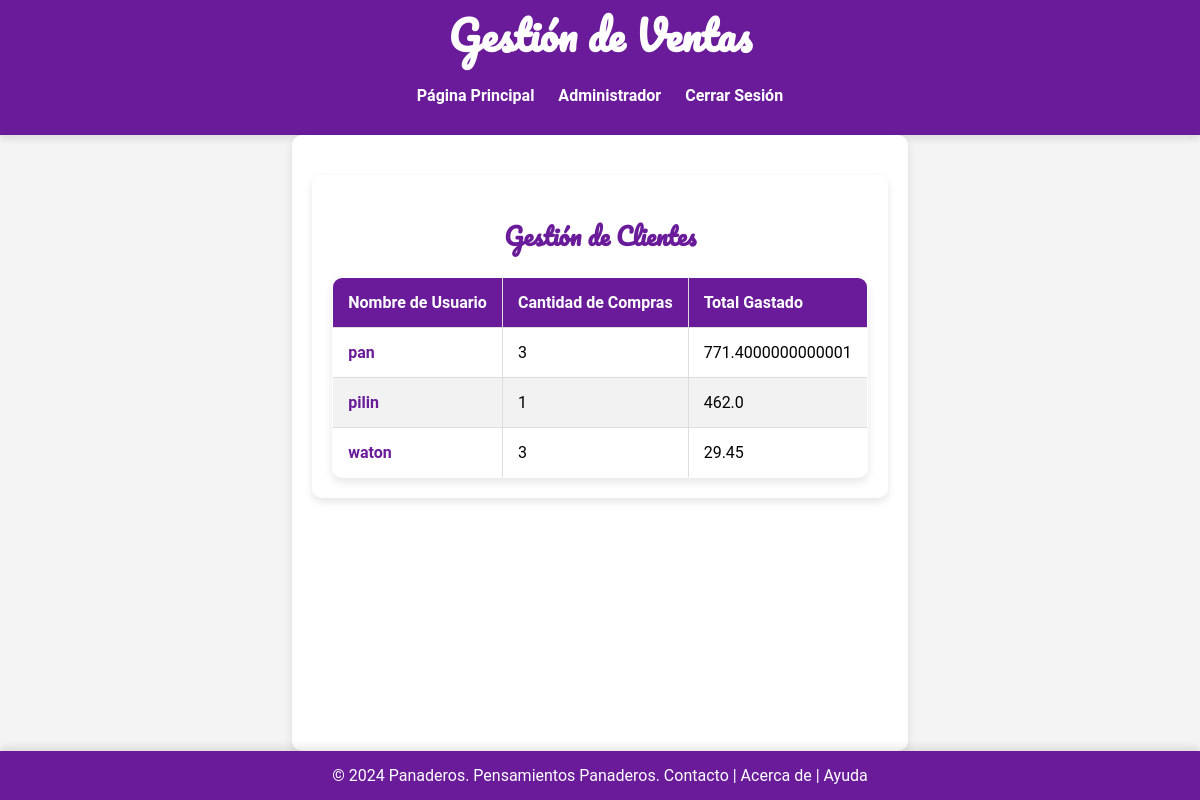
/gestion_clientes (signed in), run on an earlier commit of the app's database.
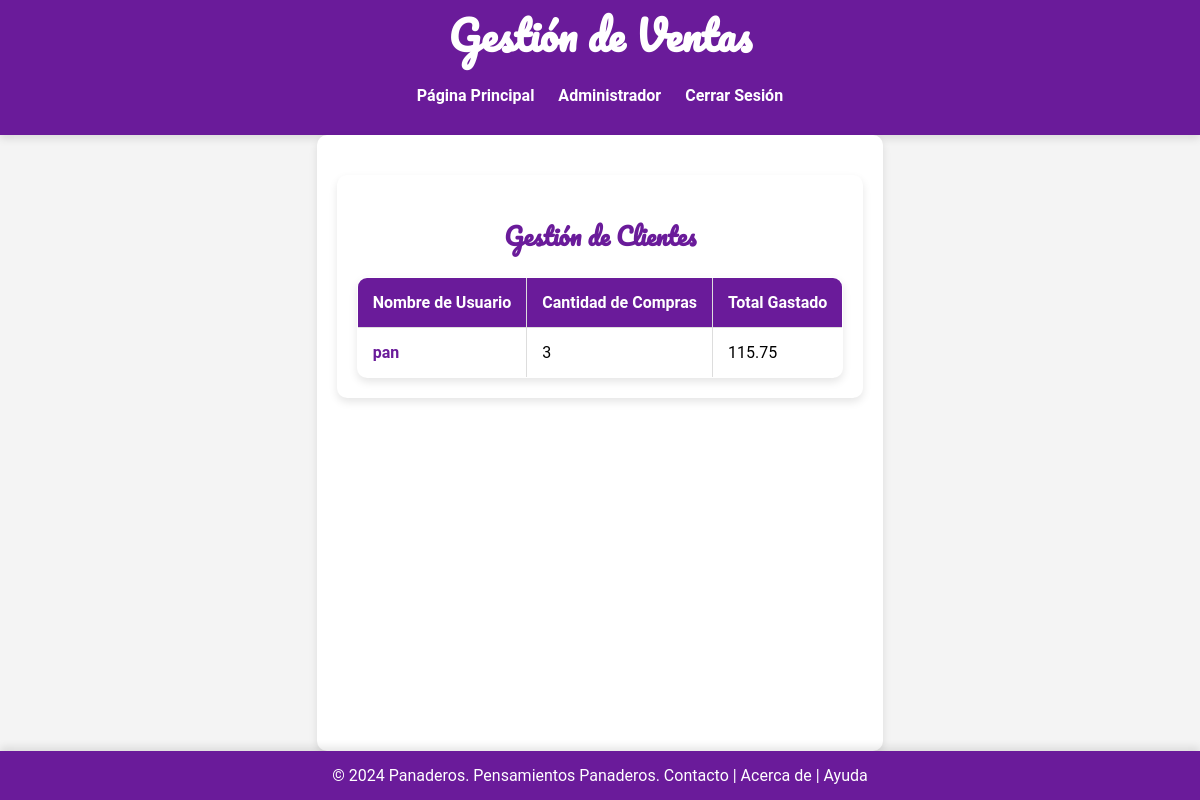
And on a later commit of the database.
### app.py (models this page shows)
class Usuario(UserMixin, db.Model):
    id = db.Column(db.Integer, primary_key=True)
    nombre_usuario = db.Column(db.String(150), unique=True, nullable=False)
    contraseña = db.Column(db.String(150), nullable=False)
    rol = db.Column(db.String(50), nullable=False)
    tarjeta = db.Column(db.String(20), nullable=True)  # Nuevo campo
    compras = db.relationship('Compra', backref='usuario', lazy=True)

### app.py (the view)
@app.route('/gestion_clientes')
@login_required
def gestion_clientes():
    if current_user.rol != 'admin':
        flash('Acceso denegado')
        return redirect(url_for('index'))
    usuarios = Usuario.query.all()
    datos_clientes = []
    for usuario in usuarios:
        compras = Compra.query.filter_by(usuario_id=usuario.id).all()
        cantidad_compras = len(compras)
        total_gastado = sum(compra.total for compra in compras)
        datos_clientes.append({'id': usuario.id, 'nombre_usuario': usuario.nombre_usuario, 'cantidad_compras': cantidad_compras, 'total_gastado': total_gastado})
    return render_template('gestion_clientes.html', datos_clientes=datos_clientes)

### app.py (called while the page is built)
@login_manager.user_loader
def cargar_usuario(usuario_id):
    with Session(db.engine) as session:
        return session.get(Usuario, int(usuario_id))

### templates/gestion_clientes.html
{% extends "layout.html" %}
{% block content %}
<div class="gestion-clientes-container">
    <h2 class="gestion-clientes-header">Gestión de Clientes</h2>
    <table>
        <thead>
            <tr>
                <th>Nombre de Usuario</th>
                <th>Cantidad de Compras</th>
                <th>Total Gastado</th>
            </tr>
        </thead>
        <tbody>
            {% for cliente in datos_clientes %}
            <tr>
                <td><a href="{{ url_for('detalle_cliente', usuario_id=cliente.id) }}">{{ cliente.nombre_usuario }}</a></td>
                <td>{{ cliente.cantidad_compras }}</td>
                <td>{{ cliente.total_gastado }}</td>
            </tr>
            {% endfor %}
        </tbody>
    </table>
</div>
{% endblock %}

What changed in the data, as far as the page shows it:
removed Usuario: nombre_usuario "pilin", cantidad_compras "1", total_gastado "462.0"
removed Usuario: nombre_usuario "waton", cantidad_compras "3", total_gastado "29.45"
computed for Usuario "pan": total_gastado "771.4000000000001" → "115.75"
